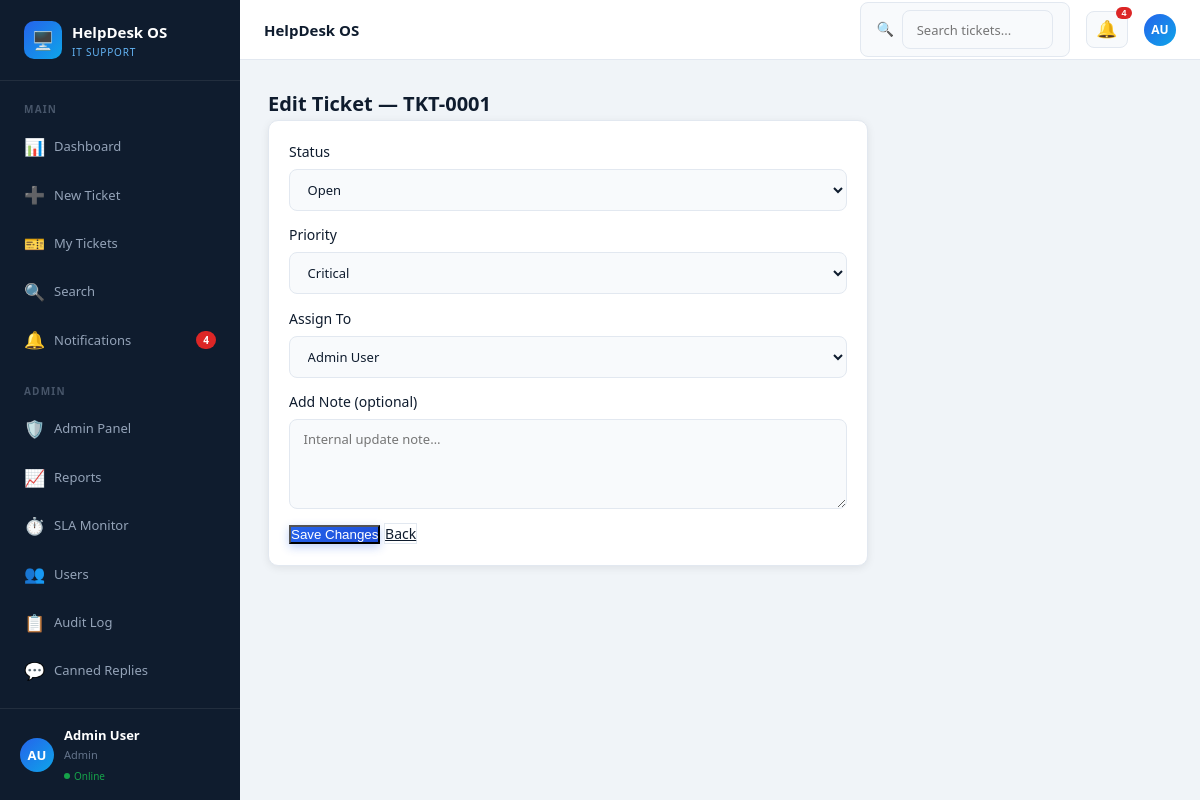
Screenshot of /admin/update_ticket.php?id=1 (signed in) with the database file from the repository.
### tables this page shows
CREATE TABLE tickets (
    id           INT AUTO_INCREMENT PRIMARY KEY,
    ticket_no    VARCHAR(20) NOT NULL UNIQUE,
    user_id      INT NOT NULL,
    assigned_to  INT DEFAULT NULL,
    title        VARCHAR(255) NOT NULL,
    description  TEXT NOT NULL,
    category     ENUM('Hardware','Software','Network','Access','Email','Security','Other') NOT NULL,
    priority     ENUM('Low','Medium','High','Critical') DEFAULT 'Medium',
    status       ENUM('Open','In Progress','Resolved','Closed') DEFAULT 'Open',
    sla_deadline DATETIME,
    created_at   TIMESTAMP DEFAULT CURRENT_TIMESTAMP,
    updated_at   TIMESTAMP DEFAULT CURRENT_TIMESTAMP ON UPDATE CURRENT_TIMESTAMP,
    FOREIGN KEY (user_id)     REFERENCES users(id) ON DELETE CASCADE,
    FOREIGN KEY (assigned_to) REFERENCES users(id) ON DELETE SET NULL
);

CREATE TABLE users (
    id          INT AUTO_INCREMENT PRIMARY KEY,
    name        VARCHAR(100) NOT NULL,
    email       VARCHAR(150) NOT NULL UNIQUE,
    password    VARCHAR(255) NOT NULL,
    role        ENUM('user','admin') DEFAULT 'user',
    department  VARCHAR(100),
    created_at  TIMESTAMP DEFAULT CURRENT_TIMESTAMP
);

### admin/update_ticket.php (the view, shortened to what this page needs)
<?php
require_once '../includes/db.php';
require_once '../includes/header.php';
$id = intval($_GET['id'] ?? 0);
$stmt = $conn->prepare("SELECT * FROM tickets WHERE id = ?");
$stmt->bind_param("i", $id);
$stmt->execute();
$ticket = $stmt->get_result()->fetch_assoc();
$agents  = $conn->query("SELECT id, name FROM users WHERE role='admin'");
?>
<h1 class="page-title">Edit Ticket — <?= htmlspecialchars($ticket['ticket_no']) ?></h1>
<div class="card" style="max-width:600px">
    <form method="POST">
        <div class="form-row">
            <div class="form-group">
                <label>Status</label>
                <select name="status">
                    <?php foreach (['Open','In Progress','Resolved','Closed'] as $s): ?>
                        <option <?= $ticket['status']===$s?'selected':'' ?>><?= $s ?></option>
                    <?php endforeach; ?>
                </select>
            </div>
            <div class="form-group">
                <label>Priority</label>
                <select name="priority">
                    <?php foreach (['Low','Medium','High','Critical'] as $p): ?>
                        <option <?= $ticket['priority']===$p?'selected':'' ?>><?= $p ?></option>
                    <?php endforeach; ?>
                </select>
            </div>
        </div>
        <div class="form-group">
            <label>Assign To</label>
            <select name="assigned_to">
                <?php $agents->data_seek(0); while ($a = $agents->fetch_assoc()): ?>
                    <option value="<?= $a['id'] ?>" <?= $ticket['assigned_to']==$a['id']?'selected':'' ?>>
                        <?= htmlspecialchars($a['name']) ?>
                    </option>
                <?php endwhile; ?>
            </select>
        </div>
        <div class="form-group">
            <label>Add Note (optional)</label>
            <textarea name="note" rows="3" placeholder="Internal update note…"></textarea>
        </div>
        <button type="submit" class="btn-primary">Save Changes</button>
        <a href="dashboard.php" class="btn-secondary">Back</a>
    </form>
</div>
<?php require_once '../includes/footer.php'; ?>

### assets/css/style.css (style rules this page uses)
*, *::before, *::after { box-sizing: border-box; margin: 0; padding: 0; }
:root { --navy: #0f1c2e; --navy2: #1a3a5c; --primary: #2563eb; --primary-h: #1d4ed8; --teal: #0ea5e9; --white: #fff; --bg: #f0f4f8; --card: #fff; --border: #e2e8f0; --text: #0f1c2e; --muted: #64748b; --light: #f8fafc; --success: #16a34a; --warning: #d97706; --danger: #dc2626; --info: #0891b2; --radius: 10px; --shadow: 0 2px 8px rgba(0,0,0,.08); --shadow-lg: 0 8px 24px rgba(0,0,0,.12); --sidebar-w: 240px; }
body { font-family: 'Segoe UI',system-ui,sans-serif; background: var(--bg); color: var(--text); font-size: 14px; line-height: 1.6; }
.page-title { font-size: 20px; font-weight: 700; }
.card { background: var(--card); border: 1px solid var(--border); border-radius: var(--radius); padding: 1.25rem; margin-bottom: 1.25rem; box-shadow: var(--shadow); }
.btn-primary { background: linear-gradient(135deg,var(--primary),var(--primary-h)); color: #fff; box-shadow: 0 3px 10px rgba(37,99,235,.3); }
.btn-secondary { background: var(--white); color: var(--text); border: 1px solid var(--border); }
.form-group { display: flex; flex-direction: column; gap: .35rem; margin-bottom: .85rem; }
input[type=text], input[type=email], input[type=password], input[type=date], select, textarea { width: 100%; padding: .62rem .85rem; border: 1.5px solid var(--border); border-radius: 8px; font-size: 13px; color: var(--text); background: var(--light); outline: none; transition: all .2s; font-family: inherit; }
textarea { resize: vertical; min-height: 90px; }

### rows the page displays
tickets: ticket_no "TKT-0001", status "Open", priority "Critical", assigned_to "Admin User"

### other values shown
$notif_count "4"
getInitials(current_user_name()) "AU"
current_user_name() "Admin User"
current_role() "Admin"
